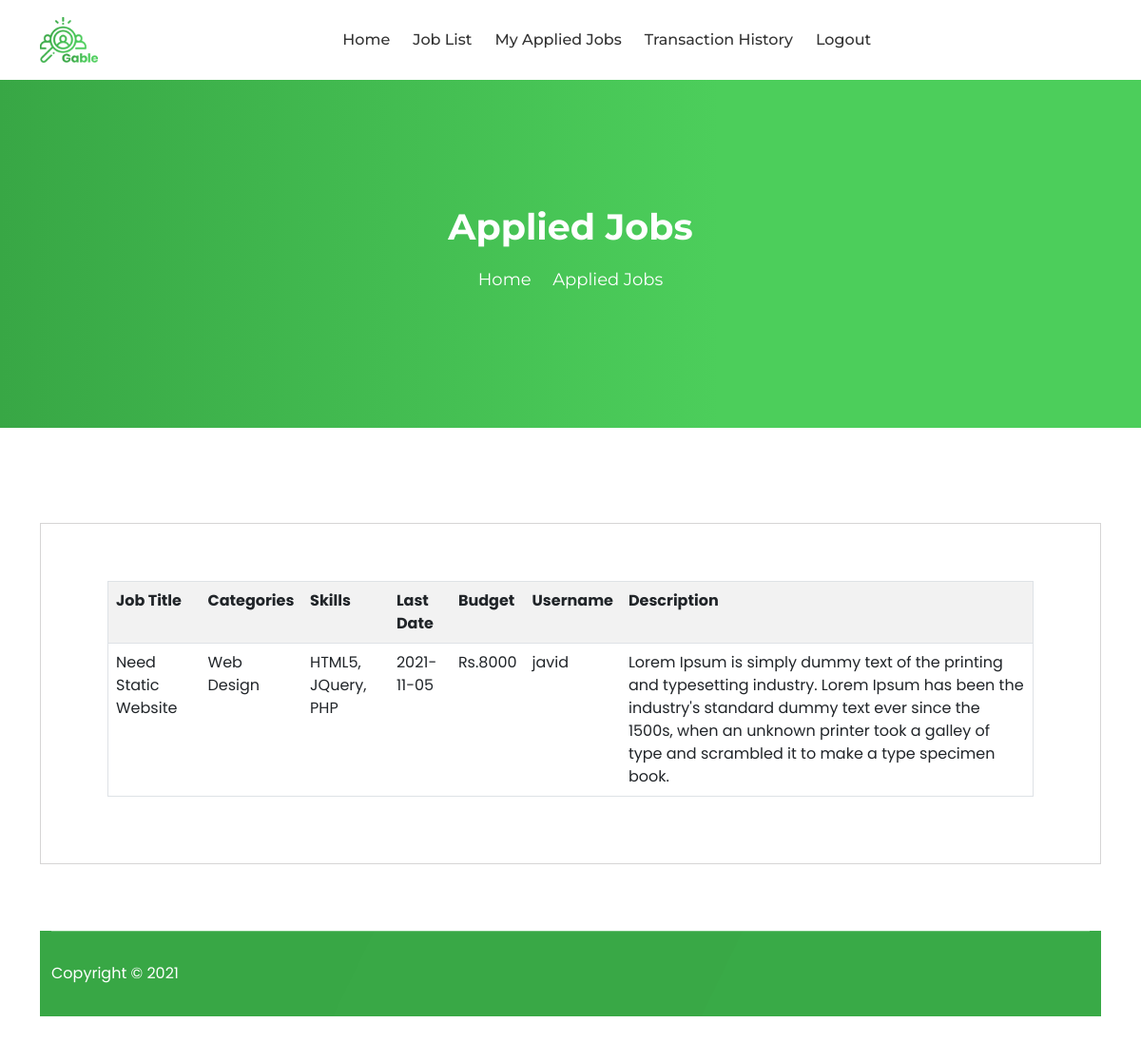
/applied-jobs-details.php?jobid=1, run on the app's committed database.
### tables this page shows
CREATE TABLE IF NOT EXISTS `job` (
  `id` int(100) NOT NULL AUTO_INCREMENT,
  `jobtitle` varchar(100) NOT NULL,
  `categories` varchar(100) NOT NULL,
  `skills` varchar(100) NOT NULL,
  `ldate` date NOT NULL,
  `budget` varchar(100) NOT NULL,
  `username` varchar(100) NOT NULL,
  `description` varchar(250) NOT NULL,
  PRIMARY KEY (`id`)
);

### applied-jobs-details.php (the view, shortened to what this page needs)
<?php
$jobid = isset($_REQUEST['jobid']) ? $_REQUEST['jobid'] : "0";
$query = "select * from job where id='$jobid' order by id desc";
$data = mysql_query($query);
?>
<!DOCTYPE html>
<html lang="zxx">
<head>
<link rel="stylesheet" href="assets/css/bootstrap.min.css">
<link rel="stylesheet" href="assets/css/meanmenu.css">
<link rel="stylesheet" href="assets/css/icofont.min.css">
<link rel="stylesheet" href="assets/css/owl.carousel.min.css">
<link rel="stylesheet" href="assets/css/owl.theme.default.min.css">
<link rel="stylesheet" href="assets/css/animate.css">
<link rel="stylesheet" href="assets/fonts/flaticon.css">
<link rel="stylesheet" href="assets/css/odometer.min.css">
<link rel="stylesheet" href="assets/css/style.css">
<link rel="stylesheet" href="assets/css/responsive.css">
<?php
include "header.php";
?>
<div class="collapse navbar-collapse mean-menu" id="navbarSupportedContent">
<?php
include "user-menu.php";
?>
</div>
</nav>
</div>
</div>
</div>
<div class="page-title-area">
    <div class="d-table">
    <div class="d-table-cell">
    <div class="container">
    <div class="page-title-text">
    <h2>Applied Jobs</h2>
    <ul>
    <li>
    <a href="index.php">Home</a>
    </li>
    <li>
    <i class="icofont-simple-right"></i>
    </li>
    <li>Applied Jobs</li>
    </ul>
    </div>
    </div>
    </div>
    </div>
</div>
<div class="create-account-area pt-100 pb-100">
<div class="container">
<div class="create-information">
<form method="post">
<div class="row">
<div class="col-lg-12">
<div class="form-group">
<table class="table table-hover table-striped" border="1">
                                    <tr>
                                        <th>Job Title</th>
                                        <th>Categories</th>
                                        <th>Skills</th>
                                        <th>Last Date</th>
                                        <th>Budget</th>
                                        <th>Username</th>
                                        <th>Description</th>
                                    </tr>
                                     <?php while($rec = mysql_fetch_array($data)) { ?>
                                        <tr>
                                            <td><?php echo $rec['jobtitle']; ?></td>
                                            <td><?php echo $rec['categories']; ?></td>
                                            <td><?php echo $rec['skills']; ?></td>
                                            <td><?php echo $rec['ldate']; ?></td>
                                            <td><?php echo $rec['budget']; ?></td>
                                            <td><?php echo $rec['username']; ?></td>
                                            <td><?php echo $rec['description']; ?></td>
                                        </tr>
                                         <?php } ?>
                                </table>
</div>
</div>
</div>
</div>
<footer>
<?php
include "footer.php";
?>
</footer>
</body>
</html>

### assets/css/meanmenu.css (style rules this page uses)
body { font-family:oswald,sans-serif;padding:0;margin:0;font-size:15px;background-color:#f1f1f1 }

### assets/css/style.css (style rules this page uses)
body { font-family:poppins,sans-serif;color:#fff;background-color:#fff;font-size:16px }
h1,h2,h3,h4,h5,h6 { color:#333;line-height:1.4 }
a { -webkit-transition:.5s all ease;transition:.5s all ease;text-decoration:none }
.d-table { width:100%;height:100% }
.d-table-cell { vertical-align:middle }
.pt-100 { padding-top:100px }
.pb-100 { padding-bottom:100px }
footer { background-image:url(../img/home-1/footer-bg.png);background-size:cover;background-position:center center;background-repeat:no-repeat }
.page-title-area { height:450px;background:-webkit-gradient(linear,left top,right top,from(#38a745),color-stop(63%,#4cce5b));background:linear-gradient(90deg,#38a745 0%,#4cce5b 63%) }
.page-title-text { text-align:center;margin-top:70px }
.page-title-text h2 { color:#fff;margin-bottom:15px;font-weight:700;font-family:montserrat,sans-serif;font-size:38px }
.page-title-text ul { margin:0;padding:0 }
.page-title-text ul li { list-style-type:none;display:inline-block;font-family:montserrat,sans-serif;font-size:18px }
.page-title-text ul li a { display:block;color:#fff }
.create-account-area { padding-bottom:200px }
.create-information { border:1px solid #d6d5d5;padding:60px 70px 40px;margin-bottom:70px }
.create-information .form-group { margin-bottom:30px }

### data on the page
job: jobtitle "Need Static Website", categories "Web Design", skills "HTML5, JQuery, PHP", ldate "2021-11-05", budget "Rs.8000", username "javid", description "Lorem Ipsum is simply dummy text of the printing and typesetting industry. Lorem Ipsum has been the industry's standard dummy text ever since the 1500s, when an unknown printer took a galley of type and scrambled it to make a type specimen book."
